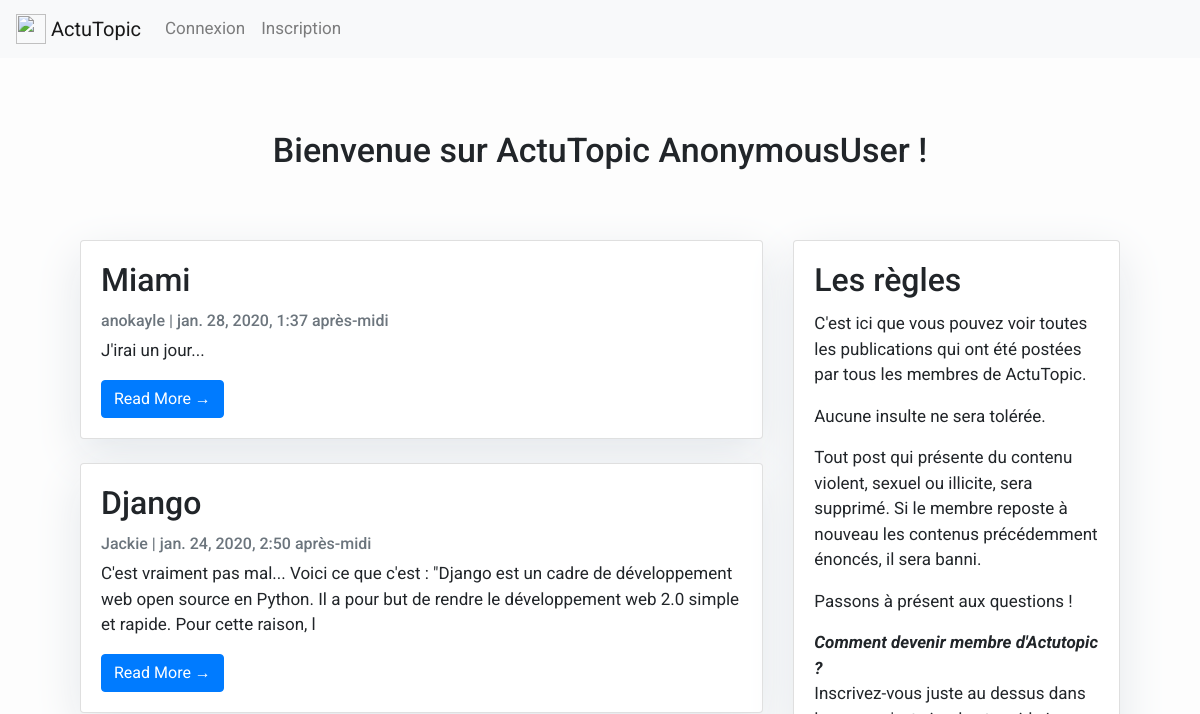
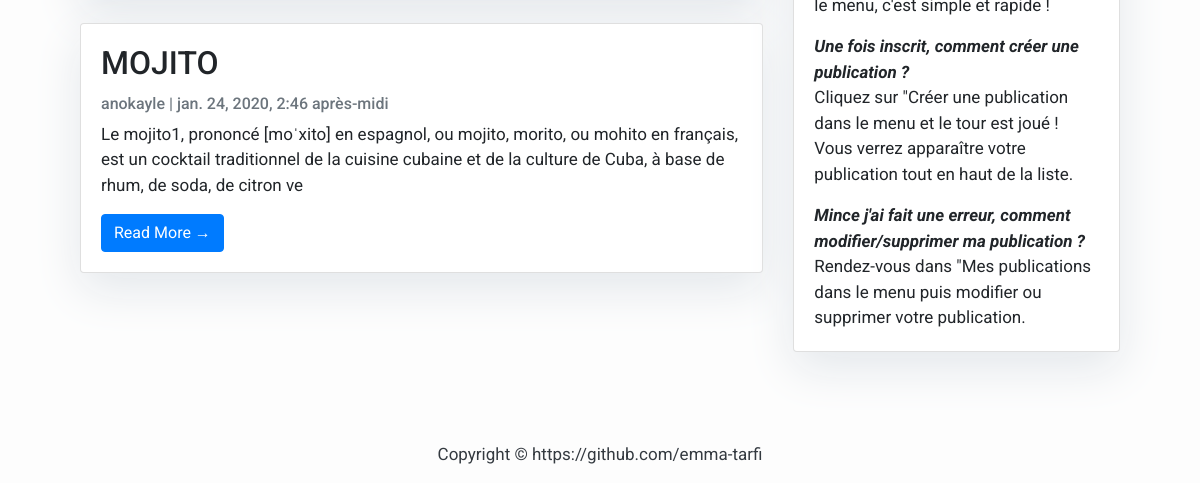
The app's page /, older data (2 pictures, top to bottom).
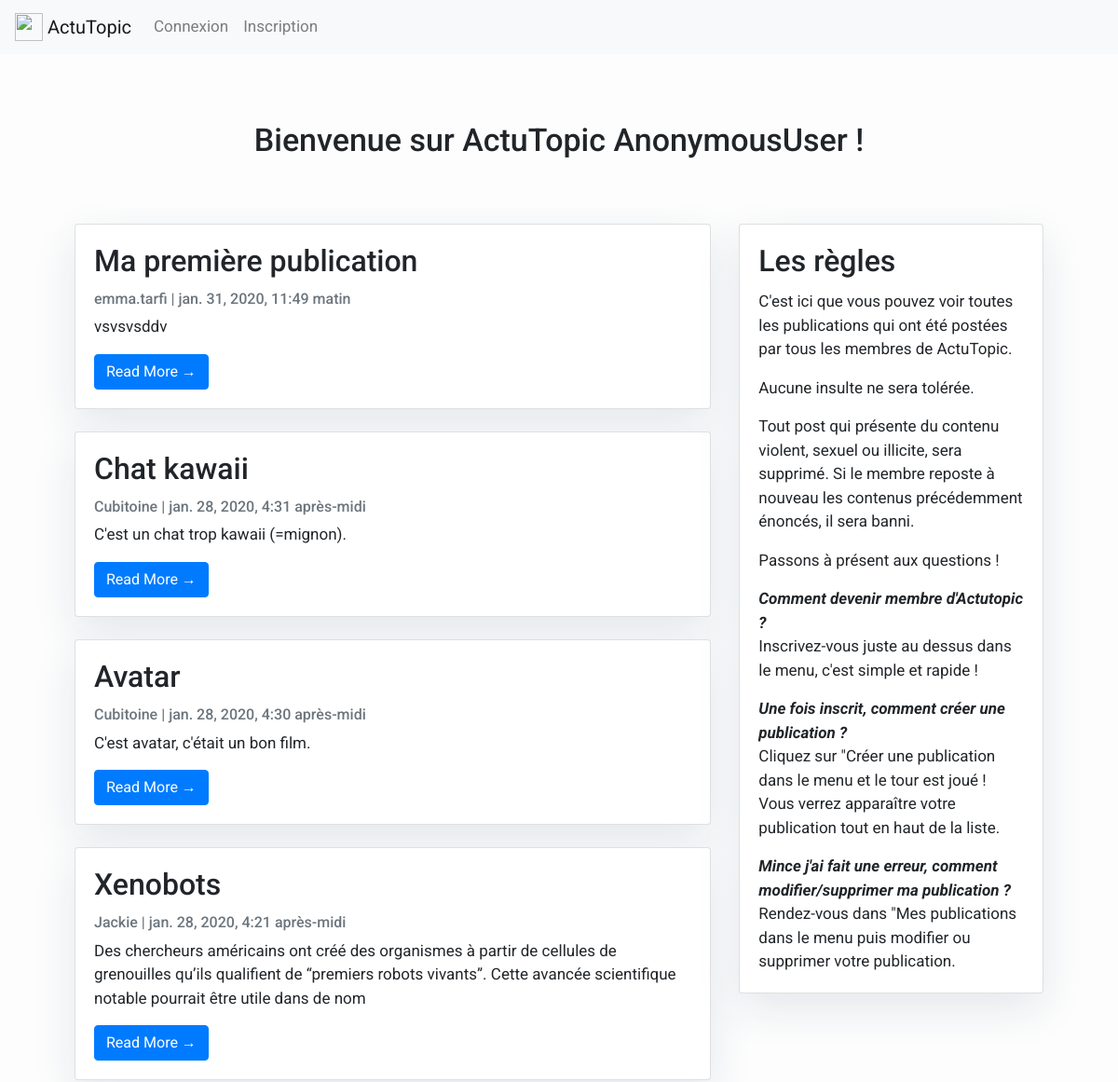
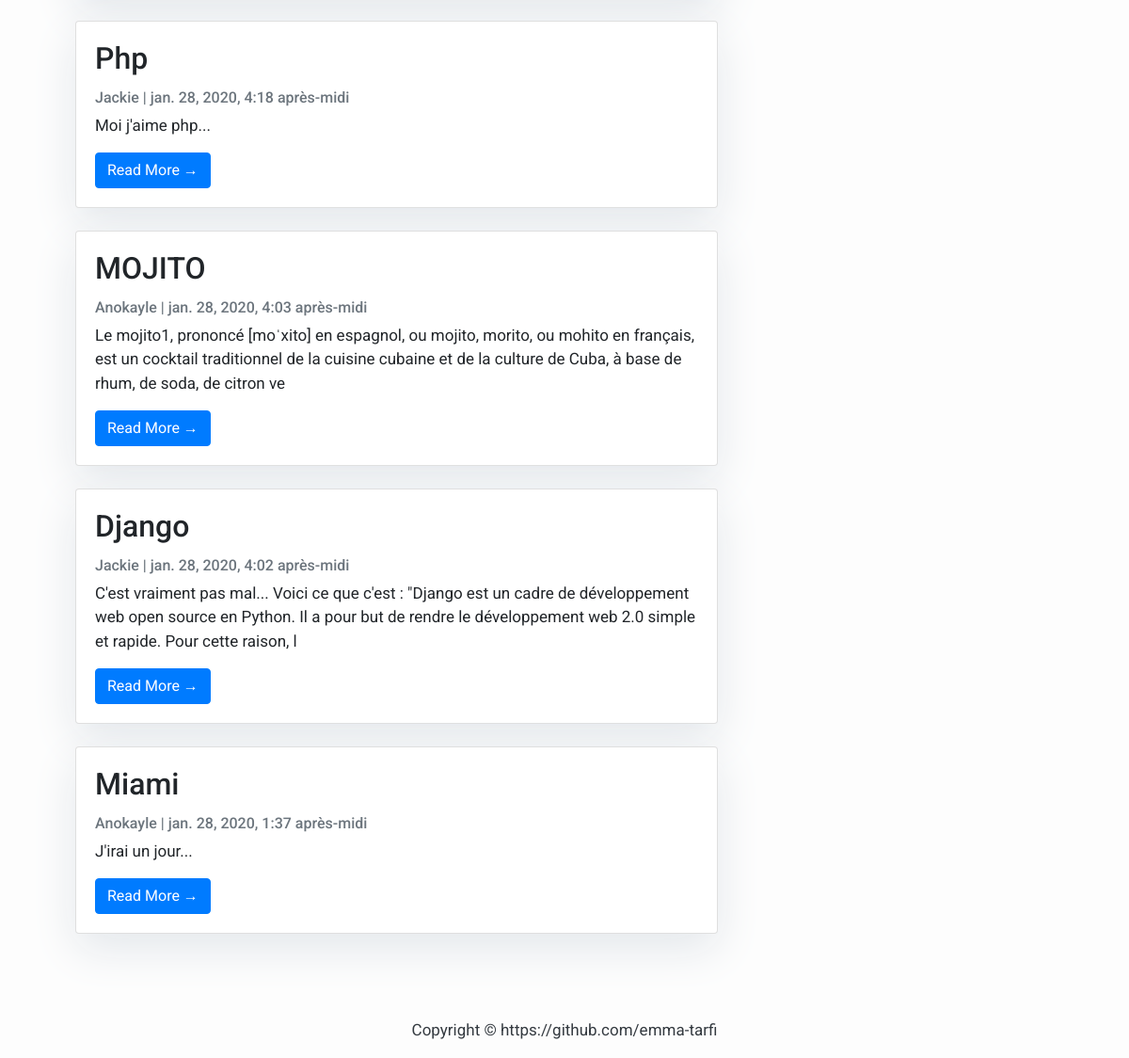
The same page, newer data (2 pictures, top to bottom).
### posts/models.py (models this page shows, shortened)
class Post(models.Model):
    title = models.CharField(max_length=200, unique=True)
    slug = models.SlugField(default='', max_length=500)
    author = models.ForeignKey(User, on_delete= models.CASCADE, related_name='blog_posts')
    image = models.ImageField(upload_to='images_posts/', blank=True)
    updated_on = models.DateTimeField(auto_now=True)
    content = models.TextField()
    created_on = models.DateTimeField(auto_now_add=True)
    status = models.IntegerField(choices=STATUS, default=0)
    class Meta:
        ordering = ['-created_on']

### posts/views.py (the view, shortened to what this page needs)
# urls.py: path('', PostListView.as_view(), name='post_list'),
class PostListView(ListView):
    queryset = Post.objects.filter(status=1).order_by('-created_on')
    template_name = 'index.html'

### templates/index.html
{% extends "base.html" %}
{% load avatar_tags %}
{% block content %}
<div class="container">
<h1>Bienvenue sur ActuTopic {{ user }} !</h1>
    <div class="row">
        <div class="col-md-8 mt-3 left">
            {% for post in post_list %}
                <div class="card mb-4">
                    <div class="card-body">
                        <h2 class="card-title">{{ post.title }}</h2>
                        <p class="card-text text-muted h6">{% avatar post.author id="user_avatar" %} {{ post.author }} | {{ post.created_on}} </p>
                        <p class="card-text">{{post.content|slice:":200" }}</p>
                        <a href="{% url 'post_detail' post.pk post.slug  %}" class="btn btn-primary">Read More &rarr;</a>
                    </div>
                </div>
            {% endfor %}
        </div>
    <div class="col-md-4 mt-3 right">
            <div class="card mb-4">
                <div class="card-body">
                    <h2 class="card-title">Les règles</h2>
                    <p class="card-text">C'est ici que vous pouvez voir toutes les publications qui ont été postées par tous les membres de ActuTopic.</p>
                    <p class="card-text">Aucune insulte ne sera tolérée.</p>
                    <p class="card-text">Tout post qui présente du contenu violent, sexuel ou illicite, sera supprimé. Si le membre reposte à nouveau les contenus précédemment énoncés, il sera banni.</p>
                    <p class="card-text">Passons à présent aux questions !</p>
                    <i style="font-weight: bold;">Comment devenir membre d'Actutopic ?</i>
                    <p class="card-text">Inscrivez-vous juste au dessus dans le menu, c'est simple et rapide !</p>
                    <i style="font-weight: bold;">Une fois inscrit, comment créer une publication ?</i>
                    <p class="card-text">Cliquez sur "Créer une publication dans le menu et le tour est joué ! Vous verrez apparaître votre publication tout en haut de la liste.</p>
                    <i style="font-weight: bold;">Mince j'ai fait une erreur, comment modifier/supprimer ma publication ?</i>
                    <p class="card-text">Rendez-vous dans "Mes publications dans le menu puis modifier ou supprimer votre publication.</p>
                </div>
            </div>
        </div>
    </div>
</div>
{%endblock%}

### templates/base.html (shortened to what this page needs)
{% load static %}
<!DOCTYPE html>
<html class="no-js" lang="fr">
    <head>
        <link rel="stylesheet" href="https://maxcdn.bootstrapcdn.com/bootstrap/4.0.0/css/bootstrap.min.css"
 />
        <link rel="stylesheet" href="{% static 'css/normalize.css' %}">
        <link rel="stylesheet" href="{% static 'css/main.css' %}">
        <link rel="stylesheet" href="{% static 'css/style.css' %}">
    </head>
    <body>
        <header>
            <nav class="navbar navbar-expand-lg navbar-light bg-light">
                 <a class="navbar-brand" href="{% url 'post_list' %}">
                    <img src="{% static 'img/icon.png' %}" width="30" height="30" class="d-inline-block align-top" alt="">
                    ActuTopic
                </a>
                <div class="collapse navbar-collapse" id="navbarNav">
                    {% if user.is_authenticated %}
                        <ul class="navbar-nav">
                            <li class="nav-item">
                                <a class="nav-link" href="{% url 'create' %}">Créer une publication</a>
                            </li>
                            <li class="nav-item">
                                <a class="nav-link" href="{% url 'my_posts' %}">Mes publications</a>
                            </li>
                            <li class="nav-item">
                                <a class="nav-link" href="{% url 'profile_view_pk' user.pk %}">Mon profil</a>
                            </li>
                            <li class="nav-item">
                                <a class="nav-link" href="{% url 'logout' %}">Déconnexion</a>
                            </li>
                        </ul>
                        {% else %}
                        <ul class="navbar-nav">
                            <li class="nav-item">
                                <a class="nav-link" href="{% url 'sign_in' %}">Connexion</a>
                            </li>
                            <li class="nav-item">
                                <a class="nav-link" href="{% url 'sign_up' %}">Inscription</a>
                            </li>
                        </ul>
                    {% endif %}
                </div>
            </nav>
        </header>
        {% block content %}{% endblock content %}
        <footer class="py-3 bg-grey">
            <p class="m-0 text-dark text-center ">Copyright &copy; https://github.com/emma-tarfi</p>
        </footer>
    </body>
</html>

### static/css/main.css (style rules this page uses)
html { color: #222; font-size: 1em; line-height: 1.4; }
audio, canvas, iframe, img, svg, video { vertical-align: middle; }

### static/css/style.css (style rules this page uses)
body { font-family: "Roboto", sans-serif; font-size: 17px; background-color: #fdfdfd; }
h1 { padding-bottom: 30px; text-align: center; }
li { list-style-type: none; }
.card { box-shadow: 0 16px 48px #E3E7EB; }
.container { padding: 50px; margin: 0 auto; }

Row changes from the older to the newer data that the page shows:
added Post: title "Ma première publication", author "emma.tarfi", created_on "jan. 31, 2020, 11:49 matin", content "vsvsvsddv"
added Post: title "Chat kawaii", author "Cubitoine", created_on "jan. 28, 2020, 4:31 après-midi", content "C'est un chat trop kawaii (=mignon)."
added Post: title "Avatar", author "Cubitoine", created_on "jan. 28, 2020, 4:30 après-midi", content "C'est avatar, c'était un bon film."
added Post: title "Xenobots", author "Jackie", created_on "jan. 28, 2020, 4:21 après-midi", content "Des chercheurs américains ont créé des organismes à partir de cellules de grenouilles qu’ils qualifient de “premiers robots vivants”. Cette avancée scientifique notable pourrait être utile dans de nom"
added Post: title "Php", author "Jackie", created_on "jan. 28, 2020, 4:18 après-midi", content "Moi j'aime php..."
changed Post "MOJITO": author "anokayle" → "Anokayle"; created_on "jan. 24, 2020, 2:46 après-midi" → "jan. 28, 2020, 4:03 après-midi"; moves up the list
changed Post "Django": created_on "jan. 24, 2020, 2:50 après-midi" → "jan. 28, 2020, 4:02 après-midi"; moves down the list
changed through a linked row, Post "Miami": author "anokayle" → "Anokayle"
